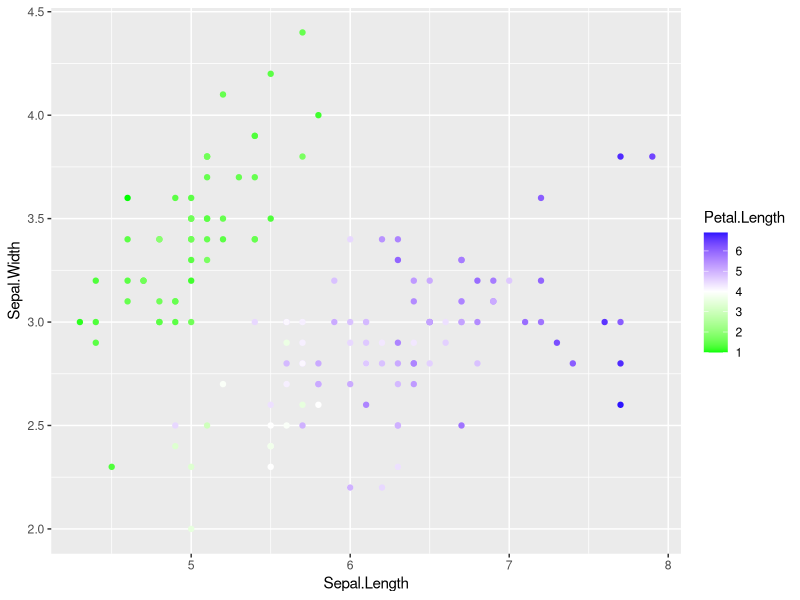
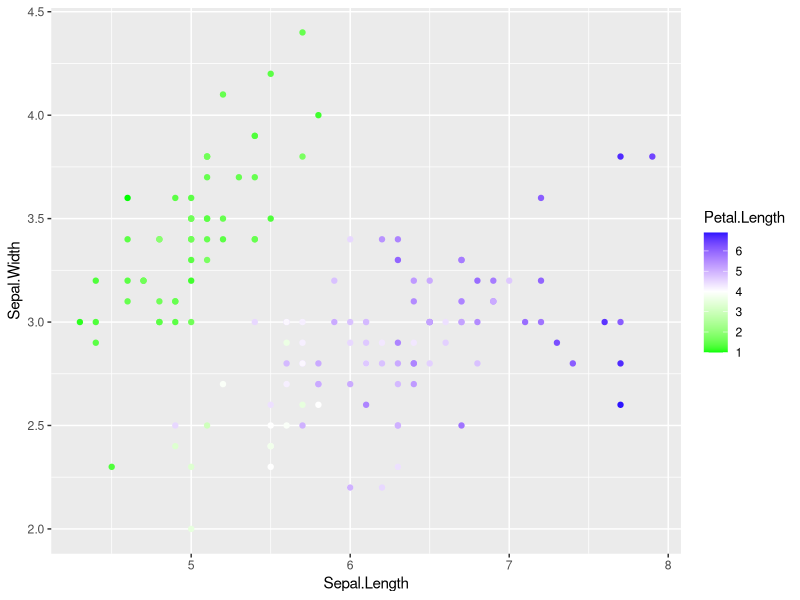

Source code (R) for these figures, in order: (Note: this script raises an error after producing the figures.)
library(ggplot2)
ggplot(iris) + geom_point(aes(x = Sepal.Length, y = Sepal.Width, color = Petal.Length )) +
  scale_color_gradient2(low = 'green', mid = 'white', high = 'blue', midpoint = 4)


ggplot(iris) + geom_point(aes(x = Sepal.Length, y = Sepal.Width, color = Petal.Length )) +
  scale_color_gradient2(low = 'green', mid = 'white', high = 'blue', midpoint = 4)
#+ scale_color_gradient(low = 'yellow', high = 'green')

# Testing cut functions

a = 1e10
b = 1e10+100
x = c(a:b)
ncat = 5
cut3 = function(x, ncat) {
  scipen_orig = getOption("scipen")
  options(scipen=999)
  x = cut2(x, g = ncat)
  left = stringr::str_extract(levels(x), "(\\d+),\\s*(\\d+)", group = 1)
  right = stringr::str_extract(levels(x), "(\\d+),\\s*(\\d+)", group = 2)
  lnew = paste0(left, ' to <', right)
  levels(x) = lnew
  options(scipen=scipen_orig)
  return(x)
}

cut3(x, 5)

